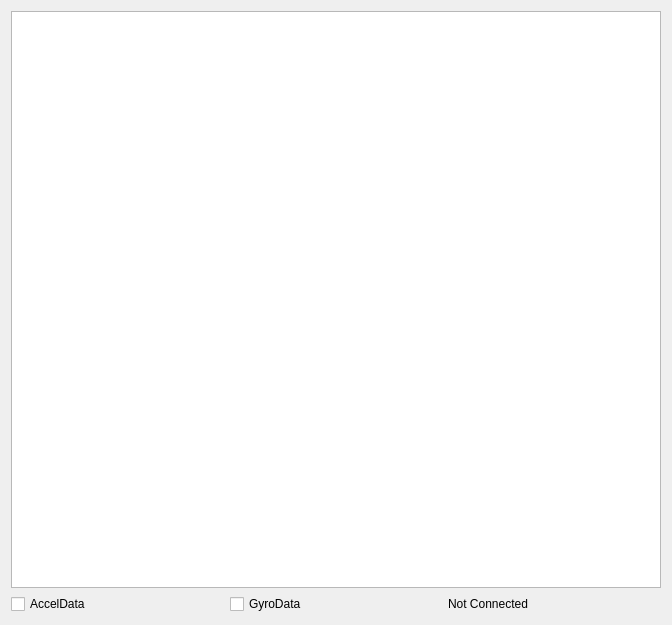
<?xml version="1.0" encoding="UTF-8"?>
<ui version="4.0">
 <class>Form</class>
 <widget class="QWidget" name="Form">
  <property name="geometry">
   <rect>
    <x>0</x>
    <y>0</y>
    <width>672</width>
    <height>625</height>
   </rect>
  </property>
  <property name="minimumSize">
   <size>
    <width>672</width>
    <height>625</height>
   </size>
  </property>
  <property name="windowTitle">
   <string>Form</string>
  </property>
  <layout class="QGridLayout" name="gridLayout">
   <item row="0" column="0">
    <widget class="PlotWidget" name="graphicsView"/>
   </item>
   <item row="1" column="0">
    <layout class="QHBoxLayout" name="horizontalLayout">
     <item>
      <widget class="QCheckBox" name="accelDataCheckBox">
       <property name="text">
        <string>AccelData</string>
       </property>
      </widget>
     </item>
     <item>
      <widget class="QCheckBox" name="gyroDataCheckBox">
       <property name="text">
        <string>GyroData</string>
       </property>
      </widget>
     </item>
     <item>
      <widget class="QLabel" name="connectionStatus">
       <property name="text">
        <string>Not Connected</string>
       </property>
      </widget>
     </item>
    </layout>
   </item>
  </layout>
 </widget>
 <customwidgets>
  <customwidget>
   <class>PlotWidget</class>
   <extends>QGraphicsView</extends>
   <header>pyqtgraph</header>
  </customwidget>
 </customwidgets>
 <resources/>
 <connections/>
</ui>
